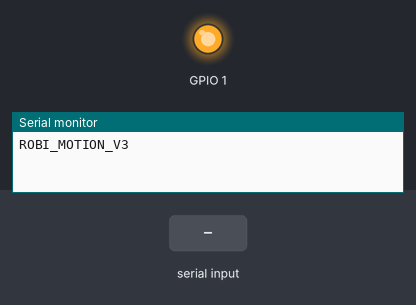
Bench run of a sketch on a simulated ESP32. Parts: output pins drawn as LEDs (lit = HIGH), the last lines printed to the serial monitor. The inputs (shaded band) are chosen by the test bench.

Above: at 1.2 s.
1.3 s: "STOP\n" received over Serial
At 2.4 s:
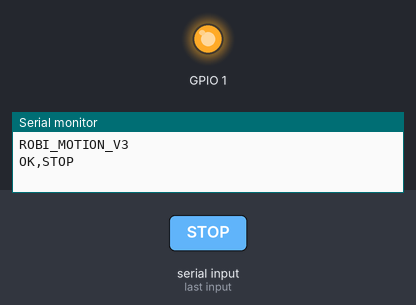
2.8 s: "READ_ALL\n" received over Serial
4.5 s: "TORQUE,1\n" received over Serial
At 4.9 s:
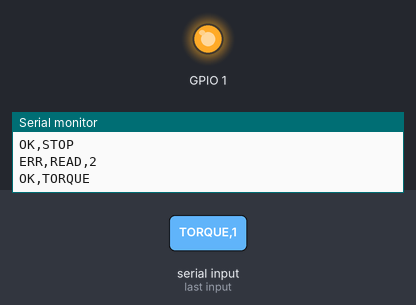
Timing chart, 0 to 7.5 s (numbered marks = the images above; inputs shaded):
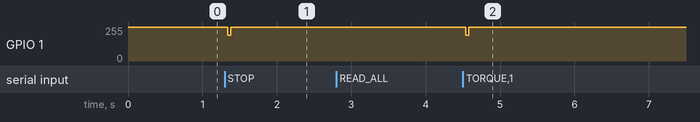

The sketch:

robi_motion.ino
```cpp
#include <HardwareSerial.h>
#include <stdlib.h>
#include <string.h>
#include <math.h>
HardwareSerial bus(2);
char line[512]; size_t used=0; bool overflow=false;
unsigned long busyUntil=0; bool busy=false;
const char *PROTOCOL="ROBI_MOTION_V3";
bool reading=false; uint8_t readId=2, readAttempt=0, readRX[128];
size_t readCount=0; unsigned long readStart=0;
float lowLimit(int id) { return id==16 ? -100 : id==17 ? -60 : id==18 ? 0 : -150; }
float highLimit(int id) { return id==16 ? 100 : id==17 ? 80 : id==18 ? 90 : 150; }
void packet(uint8_t *p, int n) {
  uint8_t sum=0; for(int i=2;i<n-1;i++) sum^=p[i]; p[n-1]=sum;
  digitalWrite(1,LOW); delayMicroseconds(10);
  bus.write(p,n); bus.flush(); delayMicroseconds(100); digitalWrite(1,HIGH);
}
void torqueAll(int mode) {
  for(int id=2;id<=21;id++) {
    uint8_t p[]={0xFA,0xAF,(uint8_t)id,0,0x24,1,1,(uint8_t)mode,0}; packet(p,9);
  }
}
bool number(char *s, float &v) {
  if(!s || !*s) return false;
  char *end; v=strtof(s,&end); return *end==0 && isfinite(v);
}
void requestPosition() {
  while(bus.available()) bus.read();
  uint8_t q[]={0xFA,0xAF,readId,0x0F,0x2A,2,0,0};
  if(readAttempt) {q[3]=0x09; q[4]=0; q[5]=0; q[6]=1;}
  readCount=0; packet(q,8); readStart=millis();
}
bool decodePosition(int16_t &position) {
  for(size_t i=0;i+10<=readCount;i++) {
    if(readRX[i]!=0xFD || readRX[i+1]!=0xDF || readRX[i+2]!=readId ||
       readRX[i+3]!=0 || readRX[i+4]!=0x2A || readRX[i+5]<2 || readRX[i+6]!=1) continue;
    size_t n=8+readRX[i+5]; if(i+n>readCount) continue;
    uint8_t sum=0; for(size_t j=i+2;j<i+n-1;j++) sum^=readRX[j];
    if(sum!=readRX[i+n-1]) continue;
    position=(int16_t)((uint16_t)readRX[i+7]|((uint16_t)readRX[i+8]<<8)); return true;
  }
  return false;
}
void pollPosition() {
  if(!reading) return;
  while(bus.available()) {int value=bus.read(); if(readCount<sizeof(readRX)) readRX[readCount++]=value;}
  int16_t pos;
  if(decodePosition(pos)) {
    Serial.print("POSE,"); Serial.print(readId); Serial.print(','); Serial.println(pos/10.0f,1);
    if(++readId>21) {reading=false; Serial.println("DONE,READ_ALL");}
    else {readAttempt=0; requestPosition();}
  } else if(millis()-readStart>=100) {
    if(!readAttempt) {readAttempt=1; requestPosition();}
    else {reading=false; Serial.print("ERR,READ,"); Serial.println(readId);}
  }
}
void command(char *s) {
  if(!strcmp(s,"PING")) { Serial.println(PROTOCOL); return; }
  if(!strcmp(s,"STOP") || !strcmp(s,"TORQUE,0")) {
    busy=false; reading=false; torqueAll(0); Serial.println("OK,STOP"); return;
  }
  if(!strcmp(s,"READ_ALL")) {
    if(busy || reading) {Serial.println("ERR,BUSY"); return;}
    reading=true; readId=2; readAttempt=0; requestPosition(); return;
  }
  if(!strcmp(s,"TORQUE,1")) {
    if(reading) {Serial.println("ERR,BUSY"); return;}
    torqueAll(1); Serial.println("OK,TORQUE"); return;
  }
  bool rawMode=!strncmp(s,"FRAME_RAW,",10);
  if(!rawMode && strncmp(s,"FRAME,",6)) { Serial.println("ERR,COMMAND"); return; }
  if(busy || reading) { Serial.println("ERR,BUSY"); return; }
  // Validate the complete frame before moving any axis.
  char *ctx; strtok_r(s,",",&ctx); float ms, angles[20];
  if(!number(strtok_r(NULL,",",&ctx),ms) || ms<50 || ms>163830) { Serial.println("ERR,TIME"); return; }
  for(int i=0;i<20;i++) {
    if(!number(strtok_r(NULL,",",&ctx),angles[i]) || angles[i]<-3276.8f || angles[i]>3276.7f ||
       (!rawMode && (angles[i]<lowLimit(i+2) || angles[i]>highLimit(i+2)))) {
      Serial.println("ERR,ANGLE"); return;
    }
  }
  if(strtok_r(NULL,",",&ctx)) { Serial.println("ERR,FIELDS"); return; }
  uint16_t ticks=(uint16_t)roundf(ms/10);
  for(int i=0;i<20;i++) {
    int16_t pos=(int16_t)roundf(angles[i]*10);
    uint8_t p[]={0xFA,0xAF,(uint8_t)(i+2),0,0x1E,4,1,(uint8_t)pos,(uint8_t)(pos>>8),(uint8_t)ticks,(uint8_t)(ticks>>8),0};
    packet(p,12);
  }
  busy=true; busyUntil=millis()+(unsigned long)ms; Serial.println("OK,FRAME");
}
void setup() {
  Serial.begin(115200); pinMode(1,OUTPUT); digitalWrite(1,HIGH);
  bus.begin(115200,SERIAL_8N1,44,43); Serial.println(PROTOCOL);
}
void loop() {
  while(Serial.available()) {
    char c=Serial.read(); if(c=='\r') continue;
    if(c=='\n') {
      if(overflow) Serial.println("ERR,LINE_TOO_LONG");
      else if(used) {line[used]=0; command(line);}
      used=0; overflow=false;
    } else if(used<sizeof(line)-1) line[used++]=c; else overflow=true;
  }
  if(busy && (long)(millis()-busyUntil)>=0) {busy=false; Serial.println("DONE,FRAME");}
  pollPosition();
}
```

Measured:
- after the input at 1.3 s, GPIO 1: 255/255 → 193/255 at once, → 255/255 0.04 s later
- after the input at 4.5 s, GPIO 1: 255/255 → 193/255 at once, → 255/255 0.04 s later
